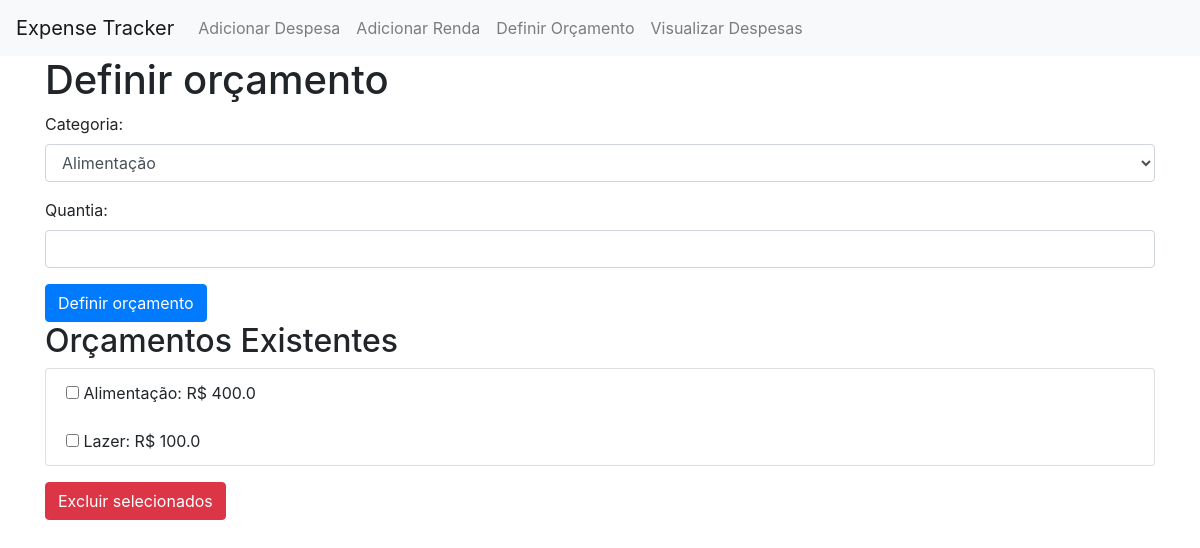
/set_budget, run on an earlier commit of the app's database.
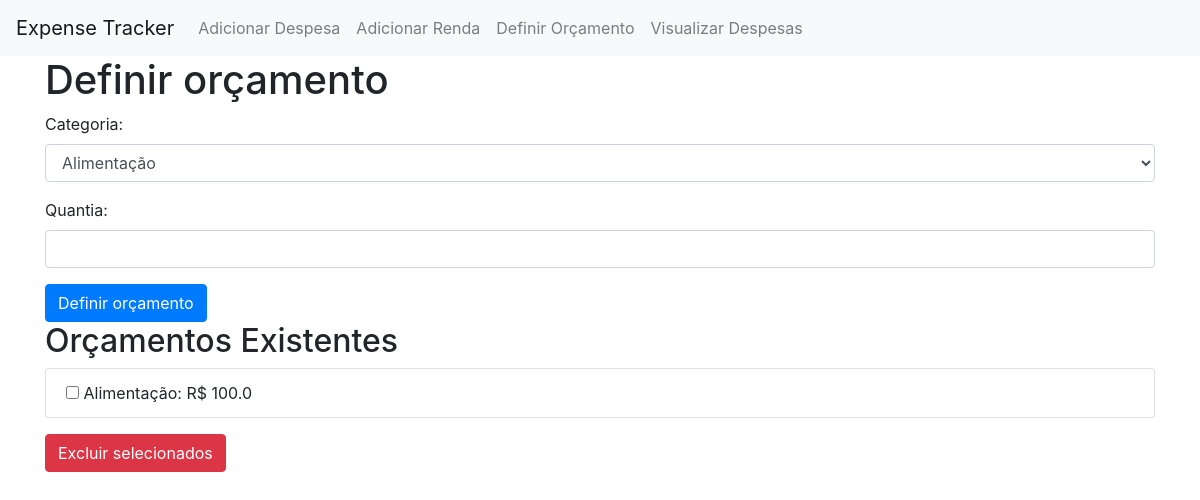
And on a later commit of the database.
### models.py (models this page shows, shortened)
class Budget(db.Model):
    id = db.Column(db.Integer, primary_key=True)
    amount = db.Column(db.Float, nullable=False)
    category_id = db.Column(db.Integer, db.ForeignKey('category.id'), nullable=False)
    category = db.relationship('Category', backref=db.backref('budgets', lazy=True))

class Category(db.Model):
    id = db.Column(db.Integer, primary_key=True)
    name = db.Column(db.String(100), nullable=False)

### app.py (the view, shortened to what this page needs)
@app.route('/set_budget', methods=['GET', 'POST'])
def set_budget():
    categories = Category.query.all()
    budgets = Budget.query.all()
    return render_template('set_budget.html', categories=categories, budgets=budgets)

### templates/set_budget.html (shortened to what this page needs)
<!DOCTYPE html>
<html lang="en">
<head>
    <link rel="stylesheet" href="https://maxcdn.bootstrapcdn.com/bootstrap/4.5.2/css/bootstrap.min.css">
</head>
<body>
    {% extends "base.html" %}
    {% block content %}
    <h1>Definir orçamento</h1>
    <form action="{{ url_for('set_budget') }}" method="POST">
        <div class="form-group">
            <label for="category">Categoria:</label>
            <select class="form-control" id="category" name="category">
                {% for category in categories %}
                    <option value="{{ category.id }}">{{ category.name }}</option>
                {% endfor %}
            </select>
        </div>
        <div class="form-group">
            <label for="amount">Quantia:</label>
            <input type="number" class="form-control" id="amount" name="amount" step="0.01" required>
        </div>
        <button type="submit" class="btn btn-primary">Definir orçamento</button>
    </form>
    <h2>Orçamentos Existentes</h2>
    <form action="{{ url_for('delete_budgets') }}" method="post">
        <ul class="list-group">
            {% for budget in budgets %}
                <li class="list-group-item">
                    <input type="checkbox" name="budget_ids" value="{{ budget.id }}">
                    {{ budget.category.name }}: R$ {{ budget.amount }}
                </li>
            {% endfor %}
        </ul>
        <button type="submit" class="btn btn-danger mt-3">Excluir selecionados</button>
    </form>
    {% endblock %}

What changed in the data, as far as the page shows it:
removed Budget: category.name "Lazer", amount "100.0"
changed Budget "Alimentação": amount "400.0" → "100.0"
